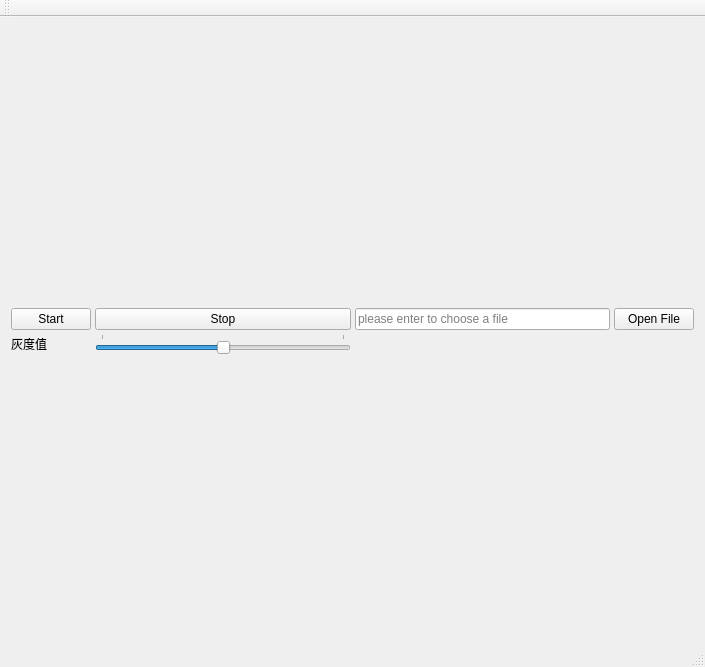
<?xml version="1.0" encoding="UTF-8"?>
<ui version="4.0">
 <class>MainWindowClass</class>
 <widget class="QMainWindow" name="MainWindowClass">
  <property name="geometry">
   <rect>
    <x>0</x>
    <y>0</y>
    <width>705</width>
    <height>667</height>
   </rect>
  </property>
  <property name="baseSize">
   <size>
    <width>19200</width>
    <height>1030</height>
   </size>
  </property>
  <property name="windowTitle">
   <string>MainWindow</string>
  </property>
  <widget class="QWidget" name="centralWidget">
   <layout class="QVBoxLayout" name="verticalLayout_3">
    <item>
     <layout class="QVBoxLayout" name="verticalLayout_2">
      <item>
       <layout class="QHBoxLayout" name="openGLHorizontalLayout"/>
      </item>
      <item>
       <layout class="QVBoxLayout" name="verticalLayout">
        <item>
         <layout class="QVBoxLayout" name="verticalLayout_4">
          <item>
           <layout class="QGridLayout" name="gridLayout">
            <property name="spacing">
             <number>4</number>
            </property>
            <item row="1" column="3">
             <widget class="QPushButton" name="openPushBtn">
              <property name="text">
               <string>Open File</string>
              </property>
             </widget>
            </item>
            <item row="1" column="1">
             <widget class="QPushButton" name="stopPushBtn">
              <property name="text">
               <string>Stop</string>
              </property>
             </widget>
            </item>
            <item row="1" column="0">
             <widget class="QPushButton" name="startPushBtn">
              <property name="text">
               <string>Start</string>
              </property>
             </widget>
            </item>
            <item row="1" column="2">
             <widget class="QLineEdit" name="fileLineEdit">
              <property name="text">
               <string/>
              </property>
              <property name="placeholderText">
               <string>please enter to choose a file</string>
              </property>
             </widget>
            </item>
            <item row="2" column="0">
             <widget class="QLabel" name="label">
              <property name="text">
               <string>灰度值</string>
              </property>
             </widget>
            </item>
            <item row="2" column="1">
             <widget class="QSlider" name="grayScaleSlider">
              <property name="minimum">
               <number>1</number>
              </property>
              <property name="maximum">
               <number>9</number>
              </property>
              <property name="pageStep">
               <number>9</number>
              </property>
              <property name="value">
               <number>5</number>
              </property>
              <property name="tracking">
               <bool>true</bool>
              </property>
              <property name="orientation">
               <enum>Qt::Horizontal</enum>
              </property>
              <property name="tickPosition">
               <enum>QSlider::TicksAbove</enum>
              </property>
              <property name="tickInterval">
               <number>0</number>
              </property>
             </widget>
            </item>
           </layout>
          </item>
         </layout>
        </item>
       </layout>
      </item>
     </layout>
    </item>
   </layout>
  </widget>
  <widget class="QMenuBar" name="menuBar">
   <property name="geometry">
    <rect>
     <x>0</x>
     <y>0</y>
     <width>705</width>
     <height>26</height>
    </rect>
   </property>
  </widget>
  <widget class="QToolBar" name="mainToolBar">
   <attribute name="toolBarArea">
    <enum>TopToolBarArea</enum>
   </attribute>
   <attribute name="toolBarBreak">
    <bool>false</bool>
   </attribute>
  </widget>
  <widget class="QStatusBar" name="statusBar"/>
 </widget>
 <layoutdefault spacing="6" margin="11"/>
 <resources/>
 <connections/>
</ui>
